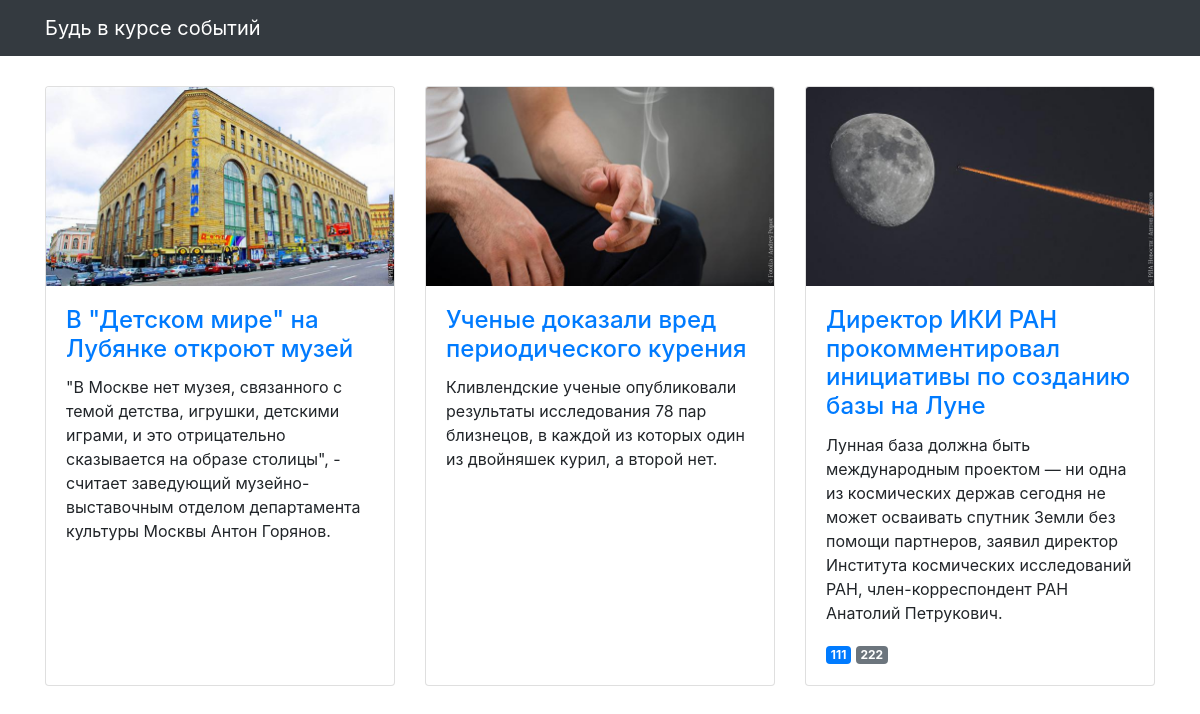
The page / on the database its author committed.
### articles/models.py (models this page shows, shortened)
class Article(models.Model):
    title = models.CharField(max_length=256, verbose_name='Название')
    text = models.TextField(verbose_name='Текст')
    published_at = models.DateTimeField(verbose_name='Дата публикации')
    image = models.ImageField(null=True, blank=True, verbose_name='Изображение')
    sections = models.ManyToManyField(Section, through='ArticleSection')
    class Meta:
        verbose_name = 'Статья'
        verbose_name_plural = 'Статьи'

class ArticleSection(models.Model):
    article = models.ForeignKey(Article, on_delete=models.CASCADE)
    section = models.ForeignKey(Section, on_delete=models.CASCADE)
    main_section = models.BooleanField(verbose_name='Основной')
    class Meta:
        verbose_name = 'Раздел статьи'
        verbose_name_plural = 'Разделы статьи'

class Section(models.Model):
    sections = models.CharField(max_length=256, verbose_name='Раздел')
    class Meta:
        verbose_name = 'Раздел'
        verbose_name_plural = 'Разделы'
    def __str__(self):
        return self.sections

### articles/views.py (the view)
# urls.py: path('', ArticleListView.as_view()),
class ArticleListView(ListView):
    template_name = 'articles/news.html'
    model = Article
    ordering = '-published_at'
    def get_context_data(self, **kwargs):
        context = super().get_context_data(**kwargs)
        for article in context['object_list']:
            main_section = ArticleSection.objects.filter(article=article, main_section=True)
            other_sections = ArticleSection.objects.all().filter(article=article, main_section=False).order_by('section__sections')
            article.sorted_sections = list(main_section) + list(other_sections)
        return context

### templates/articles/news.html (shortened to what this page needs)
{% extends "articles/base.html" %}
{% load static %}
{% block content %}
<div class="row">
  {% for article in object_list %}
  <div class="col-lg-4 col-sm-6 portfolio-item">
    <div class="card h-100">
      <a href="#"><img class="card-img-top" src="{% get_media_prefix %}{{ article.image }}" alt=""></a>
      <div class="card-body">
        <h4 class="card-title">
          <a href="#">{{ article.title }}</a>
        </h4>
        <p class="card-text">{{ article.text }}</p>
        {% for section in article.sorted_sections %}
          <span class="badge {% if section.main_section %}badge-primary{% else %}badge-secondary{% endif %}">{{ section.section }}</span>
        {% endfor %}
      </div>
    </div>
  </div>
  {% endfor %}
</div>
{% endblock %}

### templates/articles/base.html (shortened to what this page needs)
{% load static %}
<html lang="ru">
<head>
  <link href="{% static  "css/bootstrap.min.css" %}" rel="stylesheet">
  <link href="{% static  "css/3-col-portfolio.css" %}" rel="stylesheet">
</head>
<body>
<nav class="navbar navbar-expand-lg navbar-dark bg-dark fixed-top">
  <div class="container">
    <a class="navbar-brand" href="#">Будь в курсе событий</a>
  </div>
</nav>
<div class="container">{% block content %}{% endblock %}</div>
</body>
</html>

### static/css/3-col-portfolio.css (style rules this page uses)
body { padding-top: 84px; padding-bottom: 84px; }
@media (min-width: 992px) { body { padding-top: 86px; padding-bottom: 86px; } }

### rows shown on the page
Article: image (picture), title "В \"Детском мире\" на Лубянке откроют музей", text "\"В Москве нет музея, связанного с темой детства, игрушки, детскими играми, и это отрицательно сказывается на образе столицы\", - считает заведующий музейно-выставочным отделом департамента культуры Москвы Антон Горянов."
Article: image (picture), title "Ученые доказали вред периодического курения", text "Кливлендские ученые опубликовали результаты исследования 78 пар близнецов, в каждой из которых один из двойняшек курил, а второй нет."
Article: image (picture), title "Директор ИКИ РАН прокомментировал инициативы по созданию базы на Луне", text "Лунная база должна быть международным проектом — ни одна из космических держав сегодня не может осваивать спутник Земли без помощи партнеров, заявил директор Института космических исследований РАН, член-корреспондент РАН Анатолий Петрукович."
ArticleSection: section "111"
ArticleSection: section "222"
